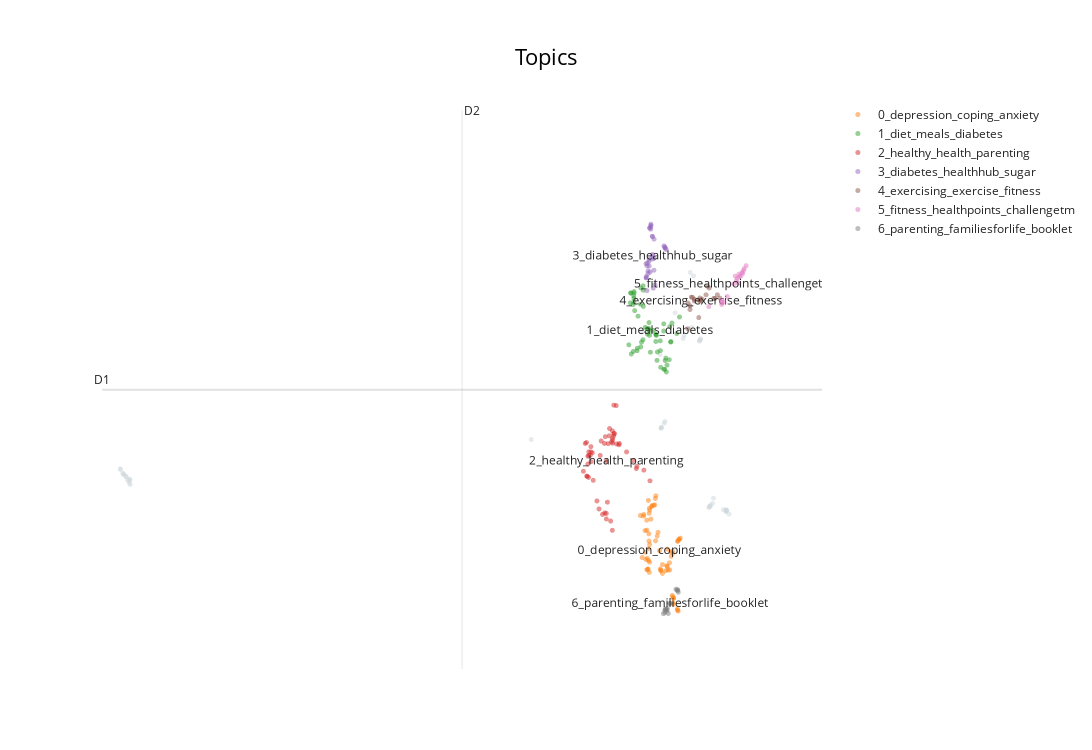

Source (notebook cell):
### Code cell
top_topics = topic_model.get_topic_freq()["Topic"].tolist()
embeddings = topic_model.umap_model.embedding_
hover_data = [
    f"{title} - Topic {topic}"
    for title, topic in zip(doc_titles_psb, topics)
]
visualization = topic_model.visualize_documents(
    hover_data,
    reduced_embeddings=embeddings,
    topics=top_topics,
    title="Topics",
)
visualization.show()

### Figure 1 — Plotly figure (JSON) as saved in the notebook; plotly's stock layout.template omitted (floating-point values rounded to 4 significant figures)
{"data": [{"hoverinfo": "text", "hovertext": ["3 - 6 Years: Good Sleep Captain Sleep - Topic -1", "Pressure Injury Hub - Topic -1", "MindSG - Topic -1", "MindSG - Topic -1", "Pressure Injury Hub - Topic -1", "MindSG - Topic -1", "Parent Hub: 3-6 Years - Resources - Topic -1", "Pressure Injury Hub - Topic -1", "Pressure Injury Hub - Topic -1", "MindSG - Topic -1", "Diabetes Hub: Guide to Managing Diabetes - Topic -1", "Korang OK? - Screen for Life - Topic -1", "Take the first step with your loved ones - Topic -1", "Pressure Injury Hub - Topic -1", "Vape - Topic -1", "sleep-test - Topic -1", "MindSG - Topic -1", "Let’s talk about Vascular Dementia - Topic -1", "Pressure Injury Hub - Topic -1", "Korang OK? - Fun Ways to Stay Active - Topic -1", "Pressure Injury Hub - Topic -1", "Diabetes Hub: Guide to Managing Diabetes - Topic -1", "Pressure Injury Hub - Topic -1", "Screen for Life - National Health Screening Programme - Topic -1", "Vape - Topic -1", "Vape - Topic -1", "Pressure Injury Hub - Topic -1", "Parent Hub: 7-12 Years - Resources - Topic -1", "See, Hear & Eat Better - Topic -1", "Pressure Injury Hub - Topic -1", "Vape - Topic -1", "3 - 6 Years: Good Sleep Captain Sleep - Topic -1", "Pressure Injury Hub - Topic -1", "3 - 6 Years: Good Sleep Captain Sleep - Topic -1", "Vape - Topic -1", "MindSG - Topic -1", "3 - 6 Years: Good Sleep Captain Sleep - Topic -1", "3 - 6 Years: Good Sleep Captain Sleep - Topic -1", "Parent Hub: 0-2 Years - Baby Sleep - Topic -1", "Korang OK? - IQuit for Good - Topic -1", "Pressure Injury Hub - Topic -1", "Diabetes Hub: Guide to Managing Diabetes - Topic -1", "MindSG - Topic -1", "Pressure Injury Hub - Topic -1", "MindSG - Topic -1", null], "marker": {"color": "#CFD8DC", "opacity": 0.5, "size": 5}, "mode": "markers+text", "name": "other", "showlegend": false, "type": "scattergl", "x": [10.27, -2.468, 10.01, 9.945, -2.338, 9.364, 9.513, -2.356, -2.549, 9.933, 8.878, 9.709, 9.731, -2.548, 8.902, 10.27, 9.922, 9.388, -2.488, 9.546, -2.398, 9.194, -2.436, 9.708, 8.892, 8.962, -2.495, 9.585, 9.733, -2.343, 8.904, 10.34, -2.42, 10.28, 8.906, 9.986, 10.27, 10.28, 10.29, 8.982, -2.369, 8.5, 10.21, -2.35, 9.908, 6.15], "y": [7.094, 7.649, 7.293, 7.186, 7.498, 9.698, 10.69, 7.52, 7.727, 7.168, 9.455, 9.667, 9.694, 7.735, 8.354, 7.091, 7.168, 9.747, 7.656, 9.867, 7.573, 10.09, 7.622, 9.658, 8.346, 8.421, 7.672, 10.64, 9.68, 7.569, 8.357, 7.053, 7.617, 7.114, 8.354, 7.214, 7.117, 7.104, 7.11, 8.448, 7.55, 9.808, 7.12, 7.579, 7.149, 8.176]}, {"hoverinfo": "text", "hovertext": ["MindSG - Topic 0", "MindSG - Topic 0", "Diabetes Hub: Guide to Managing Diabetes - Topic 0", "MindSG - Topic 0", "MindSG - Topic 0", "MindSG - Topic 0", "MindSG - Topic 0", "MindSG - Topic 0", "MindSG - Topic 0", "MindSG - Topic 0", "MindSG - Topic 0", "MindSG - Topic 0", "MindSG - Topic 0", "MindSG - Topic 0", "MindSG - Topic 0", "MindSG - Topic 0", "MindSG - Topic 0", "MindSG - Topic 0", "MindSG - Topic 0", "MindSG - Topic 0", "MindSG - Topic 0", "Take the first step with your loved ones - Topic 0", "MindSG - Topic 0", "MindSG - Topic 0", "Korang OK? - Mental Well-being - Topic 0", "MindSG - Topic 0", "MindSG - Topic 0", "MindSG - Topic 0", "MindSG - Topic 0", "MindSG - Topic 0", "MindSG - Topic 0", "MindSG - Topic 0", "MindSG - Topic 0", "MindSG - Topic 0", "MindSG - Topic 0", "MindSG - Topic 0", "MindSG - Topic 0", "MindSG - Topic 0", "MindSG - Topic 0", "Diabetes Hub: Guide to Managing Diabetes - Topic 0", "MindSG - Topic 0", "MindSG - Topic 0", "MindSG - Topic 0", "MindSG - Topic 0", "MindSG - Topic 0", "MindSG - Topic 0", "MindSG - Topic 0", "MindSG - Topic 0", "MindSG - Topic 0", "MindSG - Topic 0", "MindSG - Topic 0", "MindSG - Topic 0", "MindSG - Topic 0", "MindSG - Topic 0", "MindSG - Topic 0", "MindSG - Topic 0", "How are you feeling today? - Topic 0", "Hi #JustCheckingIn - Topic 0", "MindSG - Topic 0", "MindSG - Topic 0", "MindSG - Topic 0", "MindSG - Topic 0", "MindSG - Topic 0", "MindSG - Topic 0", null], "marker": {"opacity": 0.5, "size": 5}, "mode": "markers+text", "name": "0_depression_coping_anxiety", "text": ["", "", "", "", "", "", "", "", "", "", "", "", "", "", "", "", "", "", "", "", "", "", "", "", "", "", "", "", "", "", "", "", "", "", "", "", "", "", "", "", "", "", "", "", "", "", "", "", "", "", "", "", "", "", "", "", "", "", "", "", "", "", "", "", "0_depression_coping_anxiety"], "textfont": {"size": 12}, "type": "scattergl", "x": [9.104, 8.614, 8.743, 9.276, 8.498, 8.926, 8.576, 8.593, 9.245, 9.244, 8.682, 8.559, 9.145, 8.605, 9.26, 8.596, 9.256, 8.706, 8.531, 9.074, 8.597, 8.776, 8.657, 8.639, 8.765, 8.46, 9.145, 8.878, 8.572, 8.833, 9.082, 8.648, 8.634, 9.023, 8.621, 8.698, 8.815, 9.16, 8.892, 8.787, 8.781, 9.281, 9.161, 9.303, 9.042, 8.655, 9.024, 8.645, 8.891, 8.927, 9.029, 9.164, 8.625, 9.145, 9.137, 9.242, 8.996, 8.627, 8.648, 8.653, 8.641, 9.11, 9.132, 8.523, 8.864], "y": [6.484, 6.22, 7.186, 6.672, 6.398, 6.292, 6.369, 6.961, 6.641, 5.604, 6.977, 6.804, 5.807, 6.387, 5.593, 6.213, 6.65, 7.181, 7.047, 6.32, 6.811, 7.289, 7.113, 6.755, 7.192, 7.031, 5.714, 6.224, 6.477, 6.778, 6.211, 6.175, 6.352, 6.272, 6.225, 7.166, 6.722, 5.695, 6.211, 7.329, 6.651, 6.672, 5.784, 6.691, 6.213, 6.595, 6.267, 7.065, 6.199, 6.159, 6.525, 5.786, 6.533, 6.461, 6.494, 5.623, 6.199, 7.259, 7.14, 6.329, 6.647, 6.416, 5.826, 7.023, 6.502]}, {"hoverinfo": "text", "hovertext": ["Meal Log Challenge - Topic 1", "Diabetes Hub: Guide to Managing Diabetes - Topic 1", "Self-monitoring of blood sugar | Diabetes Hub - Topic 1", "Diabetes Hub: Guide to Managing Diabetes - Topic 1", "Treatment targets and monitoring | Diabetes Hub - Topic 1", "Medication | Diabetes Hub - Topic 1", "Travelling overseas | Diabetes Hub - Topic 1", "Diabetes Hub: Guide to Managing Diabetes - Topic 1", "Tips for those with Type 1 diabetes | Diabetes Hub - Topic 1", "BMI and Calorie Calculator - Topic 1", "Types of diabetes | Diabetes Hub - Topic 1", "Age Healthier When You Cook Right And Eat Smart - Topic 1", "Diabetes Hub: Guide to Managing Diabetes - Topic 1", "BMI and Calorie Calculator - Topic 1", "Traditional and Complementary Medicine | Diabetes Hub - Topic 1", "Diabetes Hub: Guide to Managing Diabetes - Topic 1", "Diabetes Hub: Guide to Managing Diabetes - Topic 1", "Diabetes Hub: Guide to Managing Diabetes - Topic 1", "Hypoglycaemia | Diabetes Hub - Topic 1", "Easy Healthy Recipes - Topic 1", "Healthy eating | Diabetes Hub - Topic 1", "Managing stress | Diabetes Hub - Topic 1", "Reduce Your Salt And Sugar Intake - Topic 1", "Emotional well-being | Diabetes Hub - Topic 1", "If you have coronary heart disease | Diabetes Hub - Topic 1", "Setting goals | Diabetes Hub - Topic 1", "Foot care | Diabetes Hub - Topic 1", "Stigma of diabetes | Diabetes Hub - Topic 1", "How to manage diabetes | Diabetes Hub - Topic 1", "Diabetes Hub: Guide to Managing Diabetes - Topic 1", "Shop with care | Diabetes Hub - Topic 1", "Practical tips and advice | Diabetes Hub - Topic 1", "Take the first step with your loved ones - Topic 1", "Hyperglycaemia | Diabetes Hub - Topic 1", "Caregiver stress and tips | Diabetes Hub - Topic 1", "Make Healthy Food & Grocery Choices - Topic 1", "Nutri-Grade - Topic 1", "Diabetes Hub: Guide to Managing Diabetes - Topic 1", "Diabetes and stress | Diabetes Hub - Topic 1", "Sleeping well | Diabetes Hub - Topic 1", "If you are obese | Diabetes Hub - Topic 1", "Partners and acknowledgements | Diabetes Hub - Topic 1", "Understanding carbohydrates | Diabetes Hub - Topic 1", "Diabetes Hub: Guide to Managing Diabetes - Topic 1", "Avoid smoking and drinking | Diabetes Hub - Topic 1", "Physical activity | Diabetes Hub - Topic 1", "Nutritious Foods For A Healthy Diet - Topic 1", "Supporting individuals with diabetes | Diabetes Hub - Topic 1", "Managing finances | Diabetes Hub - Topic 1", "Nutri-Grade Directory - Topic 1", "How diabetes develops | Diabetes Hub - Topic 1", "Parent Hub: We're Expecting - Gestational Diabetes - Topic 1", "Monitoring blood sugar for exercise | Diabetes Hub - Topic 1", "If you have foot ulcers and lower limb pain | Diabetes Hub - Topic 1", "Diabetes Hub: Guide to Managing Diabetes - Topic 1", "Diabetes Hub: Guide to Managing Diabetes - Topic 1", "Insulin therapy | Diabetes Hub - Topic 1", null], "marker": {"opacity": 0.5, "size": 5}, "mode": "markers+text", "name": "1_diet_meals_diabetes", "text": ["", "", "", "", "", "", "", "", "", "", "", "", "", "", "", "", "", "", "", "", "", "", "", "", "", "", "", "", "", "", "", "", "", "", "", "", "", "", "", "", "", "", "", "", "", "", "", "", "", "", "", "", "", "", "", "", "", "1_diet_meals_diabetes"], "textfont": {"size": 12}, "type": "scattergl", "x": [8.518, 8.253, 8.786, 8.602, 8.797, 8.729, 8.784, 8.671, 8.608, 8.468, 8.394, 8.325, 8.31, 8.52, 8.634, 8.322, 8.521, 8.215, 8.812, 8.261, 8.561, 8.975, 8.321, 9.024, 9.23, 9.107, 8.652, 8.997, 8.952, 8.513, 8.409, 8.642, 8.319, 8.82, 9.009, 8.307, 8.338, 9.099, 8.957, 8.888, 8.88, 8.792, 8.484, 8.63, 9.071, 9.081, 8.325, 8.983, 8.883, 8.246, 8.39, 8.267, 9.127, 9.287, 8.461, 8.467, 8.954, 8.666], "y": [10.49, 10.38, 9.654, 9.845, 9.747, 9.821, 9.766, 9.492, 9.765, 10.46, 9.552, 10.41, 9.504, 10.43, 9.852, 10.3, 10.18, 9.603, 9.37, 10.38, 9.867, 9.232, 10.24, 9.298, 9.774, 9.652, 9.746, 9.404, 9.811, 9.68, 10.03, 9.939, 10.34, 9.495, 9.194, 10.21, 10.12, 9.646, 9.236, 9.265, 9.664, 9.753, 9.644, 9.835, 9.38, 9.878, 10.38, 9.367, 9.516, 10.23, 9.515, 9.465, 9.931, 10.02, 10.21, 9.572, 9.919, 9.816]}, {"hoverinfo": "text", "hovertext": ["Parent Hub: 0-2 Years - 1st Few Months - Topic 2", "Parent Hub: 3-6 Years - Topic 2", "Parent Hub: Student Health Centre, Dental Centre - Topic 2", "Parent Hub: Teens - Resources - Topic 2", "Parent Hub: 7-12 Years - Healthy at School - Topic 2", "Parent Hub: Recipes - Topic 2", "Parent Hub: 7-12 Years - Topic 2", "Parent Hub: 7-12 Years - Sparkly Teeth and Eyes - Topic 2", "Parent Hub: 0-2 Years - Topic 2", "Parent Hub: 0-2 Years - Screen Time - Topic 2", "Parent Hub: We're Expecting - Trimester 3 - Topic 2", "Parent Hub: Quizzes - How To Build Positive Self-Esteem in Your Teen - Topic 2", "Parent Hub - Depression Scale - Topic 2", "Parent Hub: 0-2 Years - Immunisation - Topic 2", "Parent Hub: 7-12 Years - Healthy Eating - Topic 2", "Parent Hub: 0-2 Years - Baby Care - Topic 2", "Parent Hub: 7-12 Years - Building Bonds - Topic 2", "Parent Hub: Teens - Emotional Health - Topic 2", "Separation Anxiety - Topic 2", "Parent Hub: 0-2 Years - Baby Safety - Topic 2", "Parent Hub: 0-2 Years - Common Status - Topic 2", "Parent Hub: We're Expecting - Trimester 1 - Topic 2", "Be Gentle With Yourself - Topic 2", "Parent Hub: 3-6 Years - Common Conditions - Topic 2", "Parent Hub: 0-2 Years - Immunisation - Topic 2", "Parent Hub: 0-2 Years - Healthy Diet - Topic 2", "Parent Hub: 3-6 Years - Nutrition and Healthy Eating - Topic 2", "Happy 1-Year Old! - Topic 2", "Parent Hub: 0-2 Years - Growth and Development - Topic 2", "test article - Topic 2", "Time For Baby, Time For Mummy And Daddy - Topic 2", "Parent Hub: Grandparents - Resources - Topic 2", "Parent Hub: We're Expecting - View All - Topic 2", "Is Your Baby Throwing Things Around? - Topic 2", "Bonding With Baby - Topic 2", "Parent Hub: 3-6 Years - Healthy, Active Family - Topic 2", "Parent Hub: Quizzes - How To Keep Your Child Fit and Active - Topic 2", "Parent Hub: 0-2 Years - View All - Topic 2", "Parent Hub: 3-6 Years - Oral Care and Eye Care - Topic 2", "Parent Hub: 0-2 Years - Resources - Topic 2", "Parent Hub: 7-12 Years - Emotional Health - Topic 2", "Parent Hub: 3-6 Years - View All - Topic 2", "Parent Hub: Student Immunisation And Screening - Topic 2", "Parent Hub: Teens - Topic 2", "Parent Hub: We're Expecting - Topic 2", "Parent Hub: Teens - View All - Topic 2", "Parent Hub: We're Expecting - Trimester 2 - Topic 2", "Parent Hub: 3-6 Years - Safety and Hygiene - Topic 2", "Parent Hub: Quizzes - How Well Do You Know the Nutritional Information Panel (NIP)? - Topic 2", "Take Time To Care For Yourself - Topic 2", "Parent Hub: 7-12 Years - View All - Topic 2", null], "marker": {"opacity": 0.5, "size": 5}, "mode": "markers+text", "name": "2_healthy_health_parenting", "text": ["", "", "", "", "", "", "", "", "", "", "", "", "", "", "", "", "", "", "", "", "", "", "", "", "", "", "", "", "", "", "", "", "", "", "", "", "", "", "", "", "", "", "", "", "", "", "", "", "", "", "", "2_healthy_health_parenting"], "textfont": {"size": 12}, "type": "scattergl", "x": [7.35, 7.802, 7.948, 7.896, 7.912, 7.869, 8.3, 7.898, 7.461, 7.4, 7.253, 8.168, 7.866, 7.367, 7.895, 7.364, 7.956, 8.373, 7.83, 7.411, 7.442, 7.324, 7.584, 7.61, 7.292, 7.414, 7.629, 7.738, 7.412, 8.662, 7.706, 7.867, 7.362, 7.761, 7.738, 7.717, 8.015, 7.348, 7.778, 7.807, 8.005, 7.699, 7.319, 8.533, 7.539, 8.385, 7.33, 7.873, 7.868, 7.658, 7.848, 7.737], "y": [7.924, 8.233, 8.688, 8.694, 8.267, 8.166, 7.858, 8.266, 7.562, 7.938, 7.698, 7.99, 6.808, 7.991, 8.232, 7.937, 8.11, 7.738, 6.948, 7.989, 7.977, 7.624, 7.131, 7.937, 8.118, 7.843, 8.154, 6.98, 8.069, 7.554, 7.071, 8.306, 7.606, 7.232, 7.063, 8.22, 8.117, 7.807, 8.114, 8.342, 8.097, 8.118, 8.131, 7.715, 7.251, 7.772, 7.623, 8.12, 8.195, 7.048, 8.138, 7.853]}, {"hoverinfo": "text", "hovertext": ["Persona A - Topic 3", "1test-sub-sya333 - Topic 3", "Be Aware - What is diabetes - Topic 3", "level-2 - Topic 3", "Diabetes Hub: Food Diet - Topic 3", "Download resources | Diabetes Hub - Topic 3", "test page level 1 - 14-10-2020 - Topic 3", "Parent Hub: Stay Positive - Resources - Topic 3", "Great things start when you MOVE IT! - Topic 3", "Dr Kimberly Douglas - Topic 3", "Our Team - Topic 3", "Dental care | Diabetes Hub - Topic 3", "Diabetes Hub: Guide to Managing Diabetes - Topic 3", "level-3 - Topic 3", "test - Topic 3", "Parent Hub: We're Expecting - Resources - Topic 3", "Care team resources | Diabetes Hub - Topic 3", "test page level 2-14-10-2020 - Topic 3", "1tes23 - Topic 3", "level-1 - Topic 3", "Diabetes Hub: Diabetes Management - Topic 3", "Program Sub level 1 - Topic 3", "Diabetes Hub: Guide to Managing Diabetes - Topic 3", "test72 - Topic 3", "About Us - Topic 3", "1test programsub1 - Topic 3", "Diabetes Hub: Guide to Managing Diabetes - Topic 3", "Persona B - Topic 3", "Screen for Life - National Health Screening Programme - Topic 3", "Diabetes Hub: Exercise Activity - Topic 3", "Diabetes Hub: Guide to Managing Diabetes - Topic 3", "test page level 3-14-10-2020 - Topic 3", "Diabetes Hub: Guide to Managing Diabetes - Topic 3", null], "marker": {"opacity": 0.5, "size": 5}, "mode": "markers+text", "name": "3_diabetes_healthhub_sugar", "text": ["", "", "", "", "", "", "", "", "", "", "", "", "", "", "", "", "", "", "", "", "", "", "", "", "", "", "", "", "", "", "", "", "", "3_diabetes_healthhub_sugar"], "textfont": {"size": 12}, "type": "scattergl", "x": [9.008, 8.646, 8.587, 8.653, 8.981, 8.664, 8.681, 8.72, 8.746, 8.748, 8.71, 8.581, 8.732, 8.683, 8.645, 8.77, 8.621, 8.68, 8.6, 8.678, 8.983, 8.642, 8.622, 8.578, 8.717, 8.605, 8.582, 8.974, 8.749, 8.958, 8.6, 8.66, 8.721, 8.713], "y": [11.04, 10.79, 10.63, 11.37, 11.06, 10.7, 11.42, 10.9, 10.73, 11.2, 11.24, 10.61, 10.46, 11.4, 10.89, 10.51, 10.72, 11.35, 10.79, 11.39, 11.06, 10.86, 10.68, 10.83, 11.23, 10.83, 10.61, 11.08, 10.91, 11.09, 10.42, 11.36, 10.97, 10.94]}, {"hoverinfo": "text", "hovertext": ["Great things start when you MOVE IT! - Topic 4", "Diabetes Hub: Guide to Managing Diabetes - Topic 4", "Great things start when you MOVE IT! - Topic 4", "You Can Get Moving - Topic 4", "Great things start when you MOVE IT! - Topic 4", "Diabetes Hub: Guide to Managing Diabetes - Topic 4", "You can prevent falls - Topic 4", "7 Easy Exercises to an Active Lifestyle - Topic 4", "Great things start when you MOVE IT! - Topic 4", "Great things start when you MOVE IT! - Topic 4", "Great things start when you MOVE IT! - Topic 4", "You can spot a stroke - Topic 4", "Healthy Lifestyle Programmes to Live Healthier - Topic 4", "Great things start when you MOVE IT! - Topic 4", "Great things start when you MOVE IT! - Topic 4", "Great things start when you MOVE IT! - Topic 4", "7 Easy Exercises to an Active Lifestyle (Step-by-step Guide) - Topic 4", "Take the first step with your loved ones - Topic 4", "Great things start when you MOVE IT! - Topic 4", "Great things start when you MOVE IT! - Topic 4", null], "marker": {"opacity": 0.5, "size": 5}, "mode": "markers+text", "name": "4_exercising_exercise_fitness", "text": ["", "", "", "", "", "", "", "", "", "", "", "", "", "", "", "", "", "", "", "", "4_exercising_exercise_fitness"], "textfont": {"size": 12}, "type": "scattergl", "x": [9.765, 9.511, 9.879, 9.536, 9.849, 9.509, 9.563, 9.601, 10.04, 10.09, 9.714, 9.466, 9.464, 10.01, 10.14, 9.716, 9.599, 9.695, 9.917, 9.703, 9.738], "y": [10.29, 10.19, 10.49, 10.32, 10.36, 10.14, 10.32, 10.29, 10.3, 10.36, 10.26, 10.23, 9.846, 10.31, 10.31, 10.31, 10.26, 10.01, 10.46, 10.28, 10.27]}, {"hoverinfo": "text", "hovertext": ["National Steps Challenge™ - Topic 5", "National Steps Challenge™ - Topic 5", "FAQs - Topic 5", "National Steps Challenge™ - Topic 5", "Screen for Life - National Health Screening Programme - Topic 5", "National Steps Challenge™ - Topic 5", "National Steps Challenge™ - Topic 5", "National Steps Challenge™ - Topic 5", "National Steps Challenge™ - Topic 5", "National Steps Challenge™ - Topic 5", "MindSG - Topic 5", "National Steps Challenge™ - Topic 5", "Eat, Drink, Shop Healthy Challenge - Topic 5", "National Steps Challenge™ - Topic 5", "National Steps Challenge™ - Topic 5", "HPB Rewards Programme - Topic 5", "National Steps Challenge™ - Topic 5", "National Steps Challenge™ - Topic 5", null], "marker": {"opacity": 0.5, "size": 5}, "mode": "markers+text", "name": "5_fitness_healthpoints_challengetm", "text": ["", "", "", "", "", "", "", "", "", "", "", "", "", "", "", "", "", "", "5_fitness_healthpoints_challengetm"], "textfont": {"size": 12}, "type": "scattergl", "x": [10.18, 10.7, 10.18, 10.53, 9.906, 10.18, 10.56, 10.64, 10.63, 10.61, 10.3, 10.66, 10.54, 10.47, 10.59, 10.23, 10.49, 10.51, 10.44], "y": [10.27, 10.8, 10.21, 10.53, 10.18, 10.25, 10.63, 10.72, 10.68, 10.69, 10.33, 10.75, 10.67, 10.64, 10.64, 10.25, 10.57, 10.61, 10.52]}, {"hoverinfo": "text", "hovertext": ["Parent Hub - Events: Mental Well-Being Workshops for Parents - Topic 6", "Parent Hub - Events: Into the Hawkerverse - Topic 6", "Parent Hub - Events: Dear Papa, It's Okay, Parent-child Workshop - Topic 6", "Parent Hub - Events - Topic 6", "Parent Hub - Events: Family Fun Time Carnival - Topic 6", "Parent Hub: Child Health Booklet - Topic 6", "Parent Hub - Events: Eat Right Feel Right - Topic 6", "Parent Hub - Events: Move It - Topic 6", "Parent Hub - Events: Your Child's First Influencer - Topic 6", "Parent Hub - Events Positive Parenting Programme - Topic 6", "Parent Hub - Events: Dear Mama, It's Okay, Parent Workshop - Topic 6", "Parent Hub - Events: Family Fun Time - Topic 6", "Parent Hub - Events: Postnatal Workshop - Topic 6", "Parent Hub - Events: Eat Right Feel Right Grandparents Edition - Topic 6", "Parent Hub - Events: Dear Mama, It's Okay Parent-child Workshop - Topic 6", null], "marker": {"opacity": 0.5, "size": 5}, "mode": "markers+text", "name": "6_parenting_familiesforlife_booklet", "text": ["", "", "", "", "", "", "", "", "", "", "", "", "", "", "", "6_parenting_familiesforlife_booklet"], "textfont": {"size": 12}, "type": "scattergl", "x": [9.248, 9.214, 9.03, 9.02, 9.251, 9.262, 8.993, 8.986, 9.233, 8.981, 9.051, 9.019, 8.974, 9.083, 8.947, 9.086], "y": [5.899, 5.922, 5.63, 5.615, 5.914, 5.875, 5.62, 5.621, 5.906, 5.568, 5.555, 5.595, 5.599, 5.706, 5.551, 5.705]}], "layout": {"annotations": [{"showarrow": false, "text": "D1", "x": -2.931, "y": 8.926, "yshift": 10}, {"showarrow": false, "text": "D2", "x": 4.686, "xshift": 10, "y": 13.13}], "height": 750, "shapes": [{"line": {"color": "#CFD8DC", "width": 2}, "type": "line", "x0": 4.686, "x1": 4.686, "y0": 4.719, "y1": 13.13}, {"line": {"color": "#9E9E9E", "width": 2}, "type": "line", "x0": -2.931, "x1": 12.3, "y0": 8.926, "y1": 8.926}], "title": {"font": {"color": "Black", "size": 22}, "text": "Topics", "x": 0.5, "xanchor": "center", "yanchor": "top"}, "width": 1200, "xaxis": {"visible": false}, "yaxis": {"visible": false}}}
